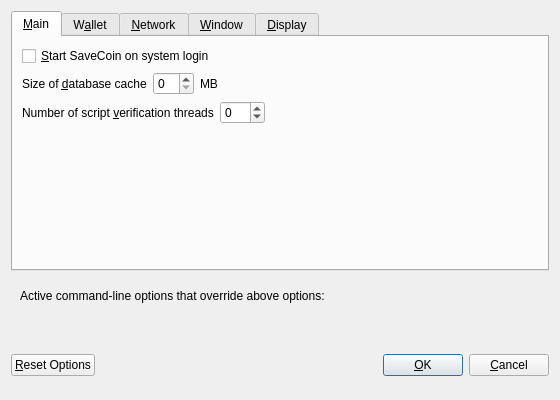
<?xml version="1.0" encoding="UTF-8"?>
<ui version="4.0">
 <class>OptionsDialog</class>
 <widget class="QDialog" name="OptionsDialog">
  <property name="geometry">
   <rect>
    <x>0</x>
    <y>0</y>
    <width>560</width>
    <height>400</height>
   </rect>
  </property>
  <property name="windowTitle">
   <string>Options</string>
  </property>
  <property name="modal">
   <bool>true</bool>
  </property>
  <layout class="QVBoxLayout" name="verticalLayout">
   <item>
    <widget class="QTabWidget" name="tabWidget">
     <property name="currentIndex">
      <number>0</number>
     </property>
     <widget class="QWidget" name="tabMain">
      <attribute name="title">
       <string>&amp;Main</string>
      </attribute>
      <layout class="QVBoxLayout" name="verticalLayout_Main">
       <item>
        <widget class="QCheckBox" name="SaveCoinAtStartup">
         <property name="toolTip">
          <string>Automatically start SaveCoin after logging in to the system.</string>
         </property>
         <property name="text">
          <string>&amp;Start SaveCoin on system login</string>
         </property>
        </widget>
       </item>
       <item>
        <layout class="QHBoxLayout" name="horizontalLayout_2_Main">
         <item>
          <widget class="QLabel" name="databaseCacheLabel">
           <property name="text">
            <string>Size of &amp;database cache</string>
           </property>
           <property name="textFormat">
            <enum>Qt::PlainText</enum>
           </property>
           <property name="buddy">
            <cstring>databaseCache</cstring>
           </property>
          </widget>
         </item>
         <item>
          <widget class="QSpinBox" name="databaseCache"/>
         </item>
         <item>
          <widget class="QLabel" name="databaseCacheUnitLabel">
           <property name="text">
            <string>MB</string>
           </property>
           <property name="textFormat">
            <enum>Qt::PlainText</enum>
           </property>
          </widget>
         </item>
         <item>
          <spacer name="horizontalSpacer_2_Main">
           <property name="orientation">
            <enum>Qt::Horizontal</enum>
           </property>
           <property name="sizeHint" stdset="0">
            <size>
             <width>40</width>
             <height>20</height>
            </size>
           </property>
          </spacer>
         </item>
        </layout>
       </item>
       <item>
        <layout class="QHBoxLayout" name="horizontalLayout_3_Main">
         <item>
          <widget class="QLabel" name="threadsScriptVerifLabel">
           <property name="text">
            <string>Number of script &amp;verification threads</string>
           </property>
           <property name="textFormat">
            <enum>Qt::PlainText</enum>
           </property>
           <property name="buddy">
            <cstring>threadsScriptVerif</cstring>
           </property>
          </widget>
         </item>
         <item>
          <widget class="QSpinBox" name="threadsScriptVerif">
           <property name="toolTip">
            <string>Set the number of script verification threads (up to 16, 0 = auto, &lt;0 = leave that many cores free, default: 0)</string>
           </property>
           <property name="minimum">
            <number>-16</number>
           </property>
           <property name="maximum">
            <number>16</number>
           </property>
          </widget>
         </item>
         <item>
          <spacer name="horizontalSpacer_3_Main">
           <property name="orientation">
            <enum>Qt::Horizontal</enum>
           </property>
           <property name="sizeHint" stdset="0">
            <size>
             <width>40</width>
             <height>20</height>
            </size>
           </property>
          </spacer>
         </item>
        </layout>
       </item>
       <item>
        <spacer name="verticalSpacer_Main">
         <property name="orientation">
          <enum>Qt::Vertical</enum>
         </property>
         <property name="sizeHint" stdset="0">
          <size>
           <width>20</width>
           <height>40</height>
          </size>
         </property>
        </spacer>
       </item>
      </layout>
     </widget>
     <widget class="QWidget" name="tabWallet">
      <attribute name="title">
       <string>W&amp;allet</string>
      </attribute>
      <layout class="QVBoxLayout" name="verticalLayout_Wallet">
       <item>
        <widget class="QLabel" name="transactionFeeInfoLabel">
         <property name="text">
          <string>Optional transaction fee per kB that helps make sure your transactions are processed quickly. Most transactions are 1 kB.</string>
         </property>
         <property name="textFormat">
          <enum>Qt::PlainText</enum>
         </property>
         <property name="wordWrap">
          <bool>true</bool>
         </property>
        </widget>
       </item>
       <item>
        <layout class="QHBoxLayout" name="horizontalLayout_1_Wallet">
         <item>
          <widget class="QLabel" name="transactionFeeLabel">
           <property name="text">
            <string>Pay transaction &amp;fee</string>
           </property>
           <property name="textFormat">
            <enum>Qt::PlainText</enum>
           </property>
           <property name="buddy">
            <cstring>transactionFee</cstring>
           </property>
          </widget>
         </item>
         <item>
          <widget class="SaveCoinAmountField" name="transactionFee"/>
         </item>
         <item>
          <spacer name="horizontalSpacer_1_Wallet">
           <property name="orientation">
            <enum>Qt::Horizontal</enum>
           </property>
           <property name="sizeHint" stdset="0">
            <size>
             <width>40</width>
             <height>20</height>
            </size>
           </property>
          </spacer>
         </item>
        </layout>
       </item>
       <item>
        <widget class="QLabel" name="spendZeroConfChangeInfoLabel">
         <property name="text">
          <string>If you disable the spending of unconfirmed change, the change from a transaction cannot be used until that transaction has at least one confirmation. This also affects how your balance is computed.</string>
         </property>
         <property name="textFormat">
          <enum>Qt::PlainText</enum>
         </property>
         <property name="wordWrap">
          <bool>true</bool>
         </property>
        </widget>
       </item>
       <item>
        <widget class="QCheckBox" name="spendZeroConfChange">
         <property name="text">
          <string>&amp;Spend unconfirmed change (experts only)</string>
         </property>
        </widget>
       </item>
       <item>
        <spacer name="verticalSpacer_Wallet">
         <property name="orientation">
          <enum>Qt::Vertical</enum>
         </property>
         <property name="sizeHint" stdset="0">
          <size>
           <width>20</width>
           <height>40</height>
          </size>
         </property>
        </spacer>
       </item>
      </layout>
     </widget>
     <widget class="QWidget" name="tabNetwork">
      <attribute name="title">
       <string>&amp;Network</string>
      </attribute>
      <layout class="QVBoxLayout" name="verticalLayout_Network">
       <item>
        <widget class="QCheckBox" name="mapPortUpnp">
         <property name="toolTip">
          <string>Automatically open the SaveCoin client port on the router. This only works when your router supports UPnP and it is enabled.</string>
         </property>
         <property name="text">
          <string>Map port using &amp;UPnP</string>
         </property>
        </widget>
       </item>
       <item>
        <widget class="QCheckBox" name="connectSocks">
         <property name="toolTip">
          <string>Connect to the SaveCoin network through a SOCKS proxy.</string>
         </property>
         <property name="text">
          <string>&amp;Connect through SOCKS proxy (default proxy):</string>
         </property>
        </widget>
       </item>
       <item>
        <layout class="QHBoxLayout" name="horizontalLayout_1_Network">
         <item>
          <widget class="QLabel" name="proxyIpLabel">
           <property name="text">
            <string>Proxy &amp;IP:</string>
           </property>
           <property name="textFormat">
            <enum>Qt::PlainText</enum>
           </property>
           <property name="buddy">
            <cstring>proxyIp</cstring>
           </property>
          </widget>
         </item>
         <item>
          <widget class="QValidatedLineEdit" name="proxyIp">
           <property name="minimumSize">
            <size>
             <width>140</width>
             <height>0</height>
            </size>
           </property>
           <property name="maximumSize">
            <size>
             <width>140</width>
             <height>16777215</height>
            </size>
           </property>
           <property name="toolTip">
            <string>IP address of the proxy (e.g. IPv4: 127.0.0.1 / IPv6: ::1)</string>
           </property>
          </widget>
         </item>
         <item>
          <widget class="QLabel" name="proxyPortLabel">
           <property name="text">
            <string>&amp;Port:</string>
           </property>
           <property name="textFormat">
            <enum>Qt::PlainText</enum>
           </property>
           <property name="buddy">
            <cstring>proxyPort</cstring>
           </property>
          </widget>
         </item>
         <item>
          <widget class="QLineEdit" name="proxyPort">
           <property name="minimumSize">
            <size>
             <width>55</width>
             <height>0</height>
            </size>
           </property>
           <property name="maximumSize">
            <size>
             <width>55</width>
             <height>16777215</height>
            </size>
           </property>
           <property name="toolTip">
            <string>Port of the proxy (e.g. 9050)</string>
           </property>
          </widget>
         </item>
         <item>
          <widget class="QLabel" name="socksVersionLabel">
           <property name="text">
            <string>SOCKS &amp;Version:</string>
           </property>
           <property name="textFormat">
            <enum>Qt::PlainText</enum>
           </property>
           <property name="buddy">
            <cstring>socksVersion</cstring>
           </property>
          </widget>
         </item>
         <item>
          <widget class="QValueComboBox" name="socksVersion">
           <property name="toolTip">
            <string>SOCKS version of the proxy (e.g. 5)</string>
           </property>
          </widget>
         </item>
         <item>
          <spacer name="horizontalSpacer_1_Network">
           <property name="orientation">
            <enum>Qt::Horizontal</enum>
           </property>
           <property name="sizeHint" stdset="0">
            <size>
             <width>40</width>
             <height>20</height>
            </size>
           </property>
          </spacer>
         </item>
        </layout>
       </item>
       <item>
        <spacer name="verticalSpacer_Network">
         <property name="orientation">
          <enum>Qt::Vertical</enum>
         </property>
         <property name="sizeHint" stdset="0">
          <size>
           <width>20</width>
           <height>40</height>
          </size>
         </property>
        </spacer>
       </item>
      </layout>
     </widget>
     <widget class="QWidget" name="tabWindow">
      <attribute name="title">
       <string>&amp;Window</string>
      </attribute>
      <layout class="QVBoxLayout" name="verticalLayout_Window">
       <item>
        <widget class="QCheckBox" name="minimizeToTray">
         <property name="toolTip">
          <string>Show only a tray icon after minimizing the window.</string>
         </property>
         <property name="text">
          <string>&amp;Minimize to the tray instead of the taskbar</string>
         </property>
        </widget>
       </item>
       <item>
        <widget class="QCheckBox" name="minimizeOnClose">
         <property name="toolTip">
          <string>Minimize instead of exit the application when the window is closed. When this option is enabled, the application will be closed only after selecting Quit in the menu.</string>
         </property>
         <property name="text">
          <string>M&amp;inimize on close</string>
         </property>
        </widget>
       </item>
       <item>
        <spacer name="verticalSpacer_Window">
         <property name="orientation">
          <enum>Qt::Vertical</enum>
         </property>
         <property name="sizeHint" stdset="0">
          <size>
           <width>20</width>
           <height>40</height>
          </size>
         </property>
        </spacer>
       </item>
      </layout>
     </widget>
     <widget class="QWidget" name="tabDisplay">
      <attribute name="title">
       <string>&amp;Display</string>
      </attribute>
      <layout class="QVBoxLayout" name="verticalLayout_Display">
       <item>
        <layout class="QHBoxLayout" name="horizontalLayout_1_Display">
         <item>
          <widget class="QLabel" name="langLabel">
           <property name="text">
            <string>User Interface &amp;language:</string>
           </property>
           <property name="textFormat">
            <enum>Qt::PlainText</enum>
           </property>
           <property name="buddy">
            <cstring>lang</cstring>
           </property>
          </widget>
         </item>
         <item>
          <widget class="QValueComboBox" name="lang">
           <property name="toolTip">
            <string>The user interface language can be set here. This setting will take effect after restarting SaveCoin.</string>
           </property>
          </widget>
         </item>
        </layout>
       </item>
       <item>
        <layout class="QHBoxLayout" name="horizontalLayout_2_Display">
         <item>
          <widget class="QLabel" name="unitLabel">
           <property name="text">
            <string>&amp;Unit to show amounts in:</string>
           </property>
           <property name="textFormat">
            <enum>Qt::PlainText</enum>
           </property>
           <property name="buddy">
            <cstring>unit</cstring>
           </property>
          </widget>
         </item>
         <item>
          <widget class="QValueComboBox" name="unit">
           <property name="toolTip">
            <string>Choose the default subdivision unit to show in the interface and when sending coins.</string>
           </property>
          </widget>
         </item>
        </layout>
       </item>
       <item>
        <widget class="QCheckBox" name="displayAddresses">
         <property name="toolTip">
          <string>Whether to show SaveCoin addresses in the transaction list or not.</string>
         </property>
         <property name="text">
          <string>&amp;Display addresses in transaction list</string>
         </property>
        </widget>
       </item>
       <item>
        <widget class="QCheckBox" name="coinControlFeatures">
         <property name="toolTip">
          <string>Whether to show coin control features or not.</string>
         </property>
         <property name="text">
          <string>Display coin &amp;control features (experts only)</string>
         </property>
        </widget>
       </item>
       <item>
        <spacer name="verticalSpacer_Display">
         <property name="orientation">
          <enum>Qt::Vertical</enum>
         </property>
         <property name="sizeHint" stdset="0">
          <size>
           <width>20</width>
           <height>40</height>
          </size>
         </property>
        </spacer>
       </item>
      </layout>
     </widget>
    </widget>
   </item>
   <item>
    <widget class="QFrame" name="frame">
     <layout class="QVBoxLayout" name="verticalLayout_Bottom">
      <item>
       <layout class="QHBoxLayout" name="horizontalLayout_Bottom">
        <item>
         <widget class="QLabel" name="overriddenByCommandLineInfoLabel">
          <property name="text">
           <string>Active command-line options that override above options:</string>
          </property>
          <property name="textFormat">
           <enum>Qt::PlainText</enum>
          </property>
         </widget>
        </item>
        <item>
         <spacer name="horizontalSpacer_Bottom">
          <property name="orientation">
           <enum>Qt::Horizontal</enum>
          </property>
          <property name="sizeHint" stdset="0">
           <size>
            <width>40</width>
            <height>20</height>
           </size>
          </property>
         </spacer>
        </item>
       </layout>
      </item>
      <item>
       <widget class="QLabel" name="overriddenByCommandLineLabel">
        <property name="text">
         <string/>
        </property>
        <property name="textFormat">
         <enum>Qt::PlainText</enum>
        </property>
        <property name="wordWrap">
         <bool>true</bool>
        </property>
       </widget>
      </item>
     </layout>
    </widget>
   </item>
   <item>
    <layout class="QHBoxLayout" name="horizontalLayout_Buttons">
     <item>
      <widget class="QPushButton" name="resetButton">
       <property name="toolTip">
        <string>Reset all client options to default.</string>
       </property>
       <property name="text">
        <string>&amp;Reset Options</string>
       </property>
       <property name="autoDefault">
        <bool>false</bool>
       </property>
      </widget>
     </item>
     <item>
      <spacer name="horizontalSpacer_1">
       <property name="orientation">
        <enum>Qt::Horizontal</enum>
       </property>
       <property name="sizeHint" stdset="0">
        <size>
         <width>40</width>
         <height>48</height>
        </size>
       </property>
      </spacer>
     </item>
     <item>
      <widget class="QLabel" name="statusLabel">
       <property name="minimumSize">
        <size>
         <width>200</width>
         <height>0</height>
        </size>
       </property>
       <property name="font">
        <font>
         <weight>75</weight>
         <bold>true</bold>
        </font>
       </property>
       <property name="text">
        <string/>
       </property>
       <property name="textFormat">
        <enum>Qt::PlainText</enum>
       </property>
       <property name="wordWrap">
        <bool>true</bool>
       </property>
      </widget>
     </item>
     <item>
      <spacer name="horizontalSpacer_2">
       <property name="orientation">
        <enum>Qt::Horizontal</enum>
       </property>
       <property name="sizeHint" stdset="0">
        <size>
         <width>40</width>
         <height>48</height>
        </size>
       </property>
      </spacer>
     </item>
     <item>
      <widget class="QPushButton" name="okButton">
       <property name="text">
        <string>&amp;OK</string>
       </property>
      </widget>
     </item>
     <item>
      <widget class="QPushButton" name="cancelButton">
       <property name="text">
        <string>&amp;Cancel</string>
       </property>
       <property name="autoDefault">
        <bool>false</bool>
       </property>
      </widget>
     </item>
    </layout>
   </item>
  </layout>
 </widget>
 <customwidgets>
  <customwidget>
   <class>SaveCoinAmountField</class>
   <extends>QLineEdit</extends>
   <header>SaveCoinamountfield.h</header>
   <container>1</container>
  </customwidget>
  <customwidget>
   <class>QValidatedLineEdit</class>
   <extends>QLineEdit</extends>
   <header>qvalidatedlineedit.h</header>
  </customwidget>
  <customwidget>
   <class>QValueComboBox</class>
   <extends>QComboBox</extends>
   <header>qvaluecombobox.h</header>
  </customwidget>
 </customwidgets>
 <resources/>
 <connections/>
</ui>
